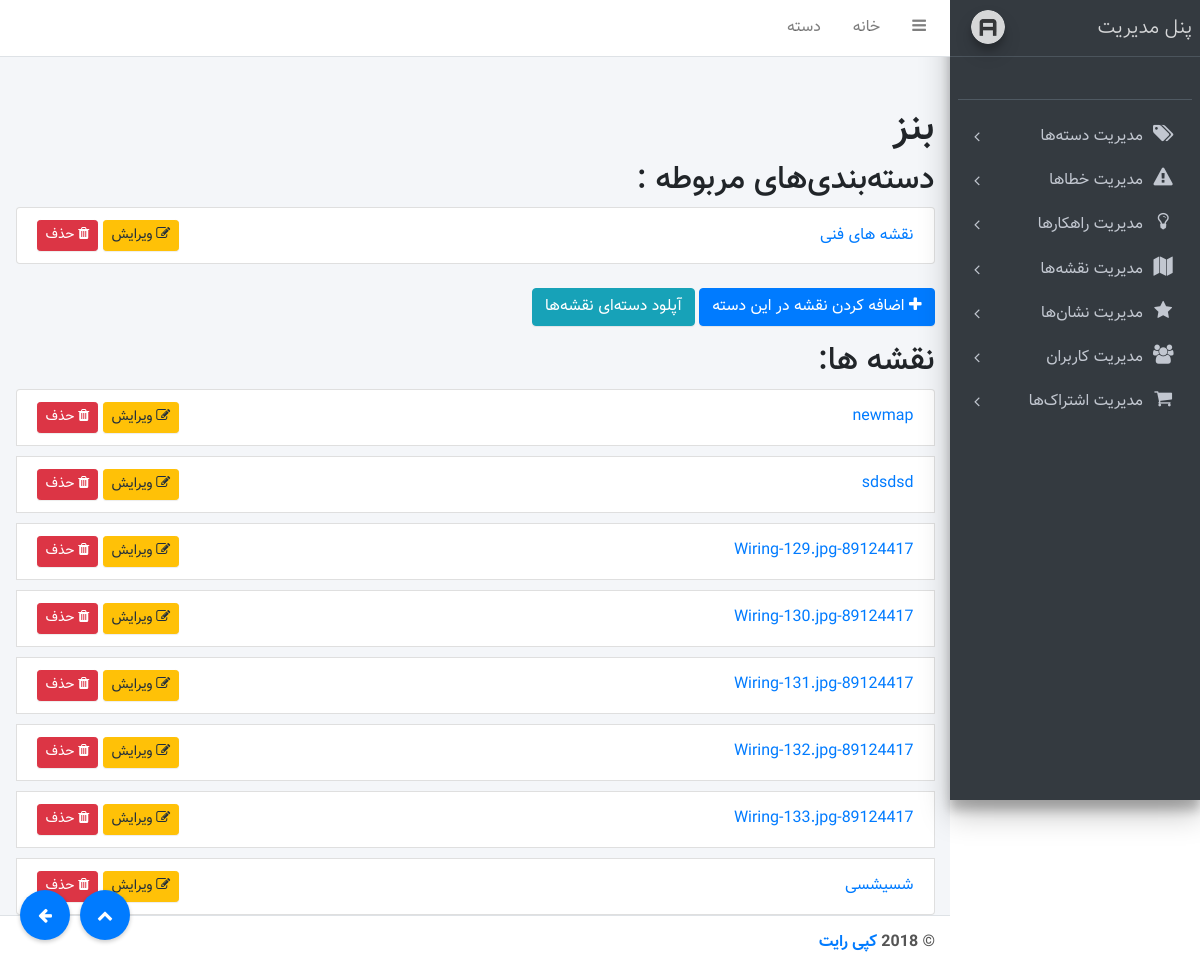
The app's page /mapcat/1/ (signed in) with its own data.
### core/models.py (models this page shows, shortened)
class MapCategory(models.Model):
    name = models.CharField(max_length=100)
    parent_category = models.ForeignKey('self', null=True, blank=True, on_delete=models.CASCADE, related_name='subcategories')
    created_by = models.ForeignKey(settings.AUTH_USER_MODEL, on_delete=models.SET_NULL, null=True, related_name="map_category_creators")
    updated_by = models.ForeignKey(settings.AUTH_USER_MODEL, on_delete=models.SET_NULL, null=True, related_name="map_category_updaters")
    created_at = jmodels.jDateTimeField(auto_now_add=True)
    updated_at = jmodels.jDateTimeField(auto_now=True)
    logo = models.FileField(upload_to='logos/map_categories/', null=True, blank=True)

class Map(models.Model):
    title = models.CharField(max_length=255)
    image = models.ImageField(upload_to='maps/')
    category = models.ForeignKey(MapCategory, on_delete=models.CASCADE)
    tags = models.ManyToManyField('Tag', related_name='maps', blank=True)
    created_at = jmodels.jDateTimeField(auto_now_add=True)
    updated_at = jmodels.jDateTimeField(auto_now=True)
    created_by = models.ForeignKey(settings.AUTH_USER_MODEL, on_delete=models.SET_NULL, null=True, related_name="map_creators")
    updated_by = models.ForeignKey(settings.AUTH_USER_MODEL, on_delete=models.SET_NULL, null=True, related_name="map_updaters")

### core/views.py (the view)
# urls.py: path('mapcat/<int:cat_id>/', views.mapcat_detail, name='mapcat_detail'),
@user_passes_test(is_admin)
@login_required
def mapcat_detail(request, cat_id):
    page_title = " دسته"
    cat = get_object_or_404(MapCategory, id=cat_id)
    maps = Map.objects.filter(category=cat_id)
    map_categories = MapCategory.objects.filter(parent_category=cat_id)
    return render(request, 'mapcat_detail.html', {'map_categories':map_categories, 'maps':maps, 'cat': cat, 'page_title': page_title})

### core/views.py (called while the page is built)
def is_admin(user):
    return user.role == 'admin' or user.is_superuser

### core/templates/mapcat_detail.html (shortened to what this page needs)
{% extends 'base.html' %}
{% block content %}
    <div class="container mt-5">
        <h1>{{ cat.name }}</h1>
        {% if map_categories %}
        <h2>دسته‌بندی‌های مربوطه :</h2>
        <ul class="list-group">
            {% for category in map_categories %}
            <li class="list-group-item d-flex justify-content-between align-items-center">
                <a href="{% url 'mapcat_detail' category.id %}">{{ category.name }}</a>
                <div>
                    <a href="{% url 'map_category_update' category.id %}" class="btn btn-warning btn-sm">
                        <i class="fa fa-edit"></i> ویرایش
                    </a>
                    <a href="{% url 'map_category_delete' category.id %}" class="btn btn-danger btn-sm">
                        <i class="fa fa-trash"></i> حذف
                    </a>
                </div>
            </li>
            {% empty %}
                <li>زیر دسته ای وجود ندارد.</li>
            {% endfor %}
        </ul>
        {% endif %}
        <a href="{% url 'map_cat_create' cat.id %}" class="btn btn-primary mb-3">
            <i class="fa fa-plus"></i> اضافه کردن نقشه در این دسته
        </a>
        <button class="btn btn-info mb-3" onclick="toggleUploadForm()">آپلود دسته‌ای نقشه‌ها</button>
        {% if maps %}
        <h2>نقشه ها:</h2>
        <ul class="list-group">
            {% for map in maps %}
            <li class="list-group-item d-flex justify-content-between align-items-center">
                <a href="{% url 'map_detail' map.id %}">{{ map.title }}</a>
                <div>
                    <a href="{% url 'map_update' map.id %}" class="btn btn-warning btn-sm">
                        <i class="fa fa-edit"></i> ویرایش
                    </a>
                    <a href="{% url 'map_delete' map.id %}" class="btn btn-danger btn-sm">
                        <i class="fa fa-trash"></i> حذف
                    </a>
                </div>
            </li>
            {% empty %}
                <li>نقشه ای در این دسته وجود ندارد.</li>
            {% endfor %}
        </ul>
        {% endif %}
    </div>
{% endblock %}

### core/static/css/style.css (style rules this page uses)
button { background-color: transparent; border: none; cursor: pointer; font-size: 1.5em; color: #007bff; transition: color 0.2s; }
a { text-decoration:none; }

### core/templates/base.html (style rules this page uses)
* { box-sizing: border-box; }

### records on screen
MapCategory: name "بنز"
MapCategory: name "نقشه های فنی"
Map: title "newmap"
Map: title "sdsdsd"
Map: title "89124417-Wiring-129.jpg"
Map: title "89124417-Wiring-130.jpg"
Map: title "89124417-Wiring-131.jpg"
Map: title "89124417-Wiring-132.jpg"
Map: title "89124417-Wiring-133.jpg"
Map: title "شسیشسی"

### other values on screen
{{ page_title }} "دسته"
